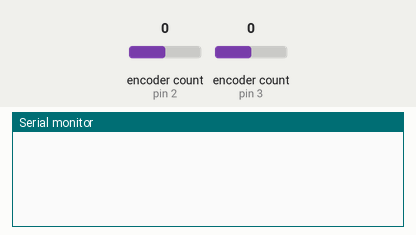
This sketch was run on a simulated Arduino Uno, built with avr-gcc and run on an emulated ATmega328P. Shown: the last lines printed to the serial monitor. Inputs (shaded band) come from the test bench; at power-on: encoder count (sensors on pin 2, pin 3) 0.

Above: at 1.2 s.
1.3 s: encoder count (sensor on pin 2) set to 1
At 2.0 s:
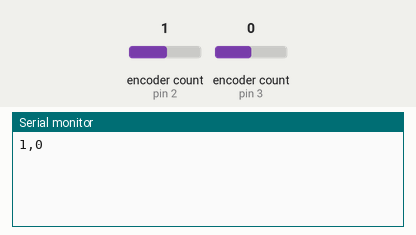
2.8 s: encoder count (sensor on pin 3) set to 1
At 3.2 s:
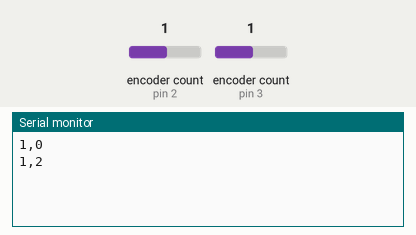
4.3 s: encoder count (sensor on pin 2) set to 2
At 5.5 s:
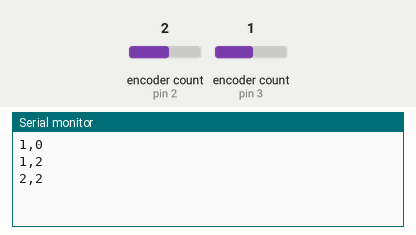
5.8 s: encoder count (sensor on pin 3) set to 2
At 6.7 s:
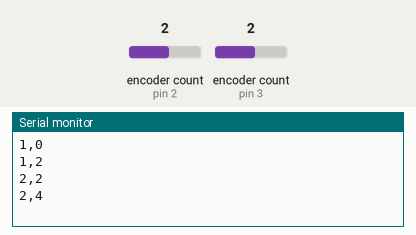
Timing chart, 0 to 8.3 s (numbered marks = the images above; inputs shaded):
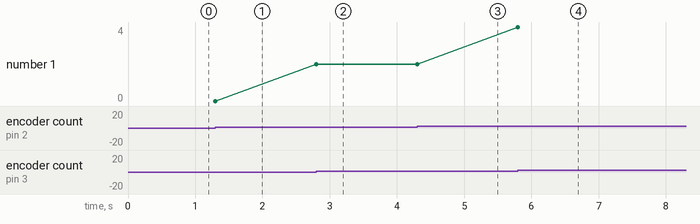

Measured:
- after the input at 1.3 s, the serial monitor: prints a new line at once (image 1)
- after the input at 2.8 s, the serial monitor: prints a new line at once (image 2)
- after the input at 4.3 s, the serial monitor: prints a new line at once (image 3)
- after the input at 5.8 s, the serial monitor: prints a new line at once (image 4)
- plotted number 1: 0 → 2 after the input at 2.8 s, 2 → 4 after the input at 5.8 s

The sketch:

readTwoEncoders.ino
```cpp
/* Encoder Library - Basic Example
 * http://www.pjrc.com/teensy/td_libs_Encoder.html
 *
 * modified to read two encoders, one of which is on Uno pins 2 and 4, the other on pins 3 and 5
 * (pins 2 and 3 have interrupts and this library works best if each encoder is attached to
 * at least one interrupt pin)
 *
 * Robert Zacharias, rz@rzach.me
 *
 * The original example code is in the public domain as is this modification of it.
 *
 * v 0.1, 7 Jul. 2017
 *  * modified code to accommodate two encoders
 *  * works well with Serial Plotter
 *  * to do: bound ranges to prepare signal to be transmitted to Processing
 *
 * v 0.11 7 Jul. 2017
 *  * bounded output range between 0 and 10000
 *
 * v 0.12 19 Jul. 2017
 *  * added sending reset command via serial when a button is pushed
 *
 * v 0.2 9 Sep. 2017
 *  * encoders roll over (less than 0 becomes 9999, more than 9999 becomes 0)
 *  * removed reset button
 *
 * v 0.21 slowwheel branch 12 Sep. 2017
 *  * encoders scale down by a factor of 2, but still send values [0,10000]
 *  * digital pins for noninterrupt pins moved for greater ease of wiring
 *
 * v 0.22 slowwheel branch 12 Sep. 2017
 *  * horizontal encoder (left) slows down by factor of 3 (screen is about 3:2 so this
 *      roughly equalizes the speeds of both encoders)
 *
 * v 0.23 slowwheel branch
 *  * fixed dumb typo
 *
 */

#include <Encoder.h>

Encoder left(2,6);
Encoder right(3,7);

void setup() {
  Serial.begin(9600);
}

void loop() {
  static long leftOldPos, rightOldPos;

  long leftPos = left.read();
  long rightPos = right.read();

  if(leftPos < 0) left.write(29999);
  else if(leftPos > 29999) left.write(0);
  if(rightPos < 0) right.write(19999);
  else if(rightPos > 19999) right.write(0);


  if (leftPos != leftOldPos || rightPos != rightOldPos) {
    leftOldPos = leftPos;
    rightOldPos = rightPos;
    int leftSend = leftPos/3;
    int rightSend = rightPos/2;
    Serial.print(leftSend);
    Serial.print(',');
    Serial.println(rightSend);
  }
}
```
